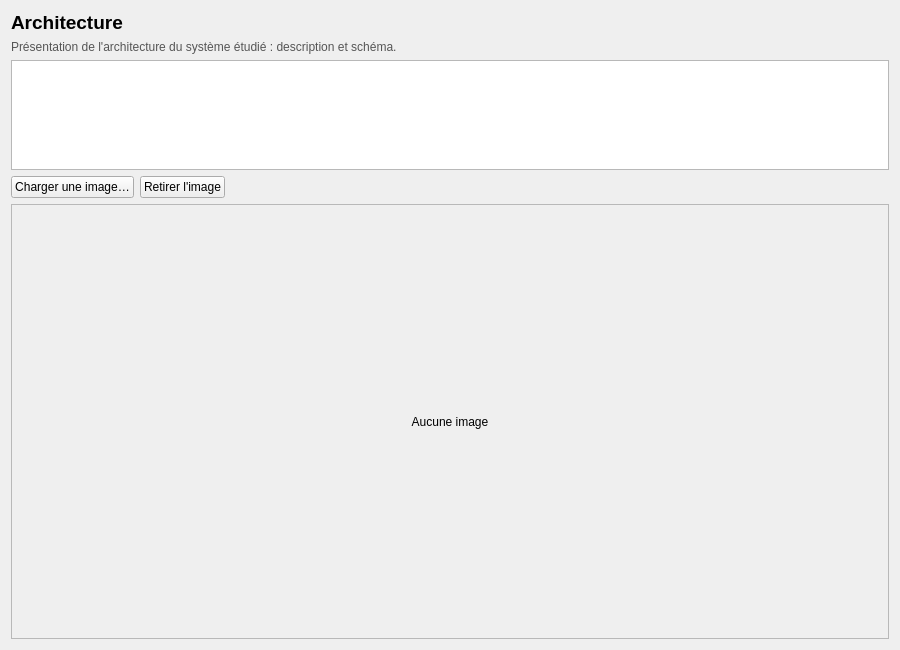
<?xml version="1.0" encoding="UTF-8"?>
<ui version="4.0">
 <class>ArchitecturePage</class>
 <widget class="QWidget" name="ArchitecturePage"><property name="geometry"><rect><x>0</x><y>0</y><width>900</width><height>650</height></rect></property><layout class="QVBoxLayout" name="verticalLayout"><item><widget class="QLabel" name="titleLabel"><property name="text"><string>Architecture</string></property><property name="font"><font><pointsize>14</pointsize><bold>true</bold></font></property></widget></item><item><widget class="QLabel" name="helpLabel"><property name="text"><string>Présentation de l'architecture du système étudié : description et schéma.</string></property><property name="styleSheet"><string>color:#555;</string></property><property name="wordWrap"><bool>true</bool></property></widget></item><item><widget class="QPlainTextEdit" name="descriptionEdit"><property name="maximumSize"><size><width>16777215</width><height>110</height></size></property></widget></item><item><layout class="QHBoxLayout" name="buttonsLayout"><item><widget class="QPushButton" name="loadButton"><property name="text"><string>Charger une image…</string></property></widget></item><item><widget class="QPushButton" name="clearButton"><property name="text"><string>Retirer l'image</string></property></widget></item><item><spacer name="buttonsSpacer"><property name="orientation"><enum>Qt::Horizontal</enum></property><property name="sizeHint" stdset="0"><size><width>40</width><height>20</height></size></property></spacer></item></layout></item><item><widget class="QScrollArea" name="scrollArea"><property name="widgetResizable"><bool>true</bool></property><widget class="QWidget" name="scrollContents"><property name="geometry"><rect><x>0</x><y>0</y><width>600</width><height>300</height></rect></property><layout class="QVBoxLayout" name="scrollLayout"><item><widget class="QLabel" name="imageLabel"><property name="text"><string>Aucune image</string></property><property name="alignment"><enum>Qt::AlignCenter</enum></property></widget></item></layout></widget></widget></item></layout></widget>
 
 <resources/>
 <connections/>
</ui>
